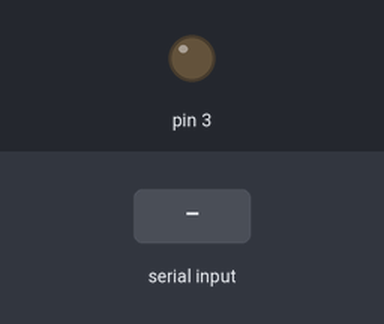
This sketch was run on a simulated Arduino Uno, built with avr-gcc and run on an emulated ATmega328P. Shown: output pins drawn as LEDs (lit = HIGH). The inputs (shaded band) are chosen by the test bench. What the sketch prints to the serial monitor is not drawn.

Above: at 1.2 s.
1.3 s: "200\n" received over Serial
At 2.1 s:
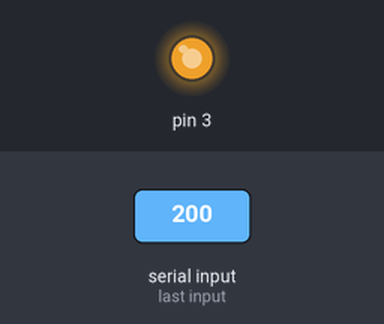
2.8 s: "30,150\n" received over Serial
4.4 s: "5\n" received over Serial
At 5.4 s:
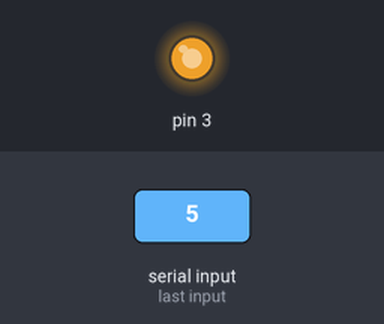
Timing chart, 0 to 7.4 s (numbered marks = the images above; inputs shaded):
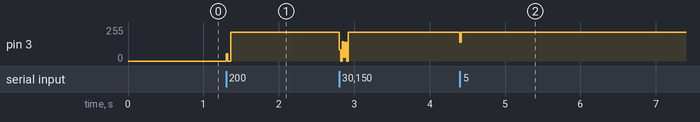

Measured:
- after the input at 1.3 s, pin 3: 0/255 → 216/255 at once
- after the input at 4.4 s, pin 3: 216/255 → 140/255 at once, → 216/255 0.02 s later

The sketch:

pwm_control.ino
```cpp
void setup() {
//    pinMode(6, OUTPUT);
//  pinMode(9, OUTPUT);
  pinMode(3, OUTPUT);
  // put your setup code here, to run once:
  Serial.begin(9600);
}
int value=0;
void loop() {
  // put your main code here, to run repeatedly:
  if(Serial.available() > 0)
  {
    value = Serial.read();
    Serial.print(value);
    analogWrite(3,(255/9)*(value-48));
    delay(20);
  }
}
```
